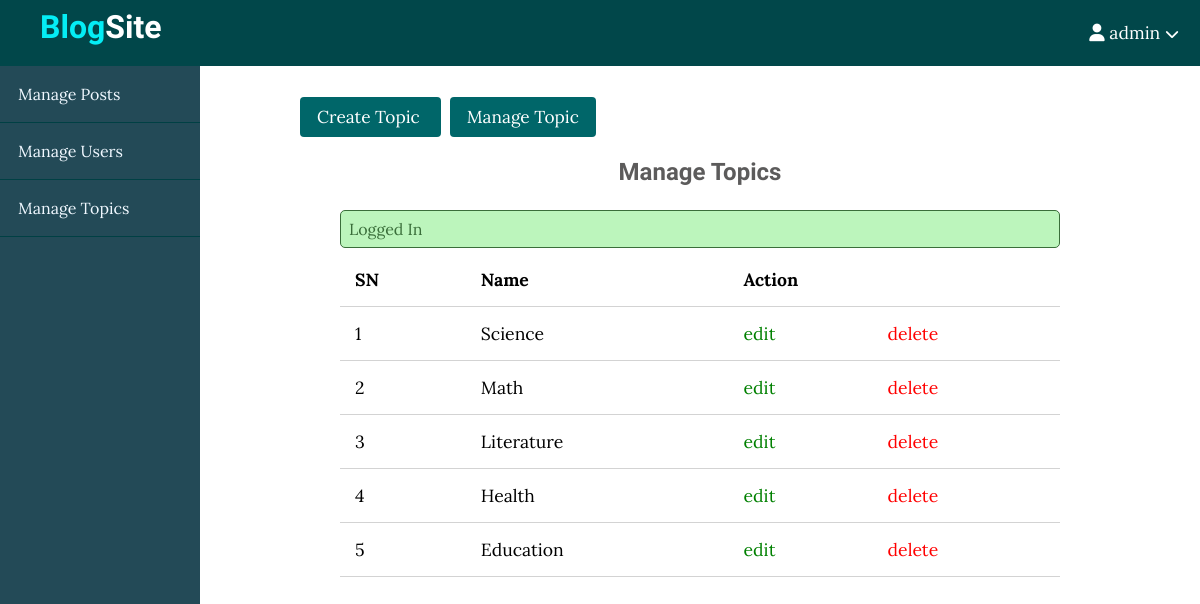
Screenshot of /blog/admin/topics/index.php (signed in) with the database file from the repository.
### tables this page shows
CREATE TABLE `topics` (
  `id` int(11) NOT NULL,
  `name` varchar(100) NOT NULL,
  `description` text NOT NULL
);

### blog/app/controllers/topics.php (called while the page is built, shortened)
<?php
include(ROOT_PATH . "/app/database/db.php");
$table = 'topics';
$topics = selectAll($table);
?>

### blog/app/database/db.php (called while the page is built, shortened)
<?php
require('connect.php');
function selectAll($table, $conditions = []){
    global $conn;
    $sql = "SELECT * FROM $table";
    if(empty($conditions)){
        $stmt = $conn->prepare($sql);
        $stmt->execute();
        $records = $stmt->get_result()->fetch_all(MYSQLI_ASSOC);
        return $records;
    }
}
?>

### blog/admin/topics/index.php (the view, shortened to what this page needs)
<?php include("../../path.php");
    include(ROOT_PATH . "/app/controllers/topics.php" );
?>
<!DOCTYPE html>
<html>
<head>
	<link rel="stylesheet" type="text/css" href="../../assets/css/style.css">
    <link rel="stylesheet" type="text/css" href="../../assets/css/admin.css">
</head>
<body>
    <?php include(ROOT_PATH . "/app/includes/adminHeader.php"); ?>
	<div class="admin-wrapper">
    <?php include(ROOT_PATH . "/app/includes/adminSidebar.php"); ?>
    <div class="admin-content">
        <div class="button-group">
            <a href="create.php" class="btn btn-big"> Create Topic </a>
            <a href="index.php" class="btn btn-big"> Manage Topic </a>
        </div>
        <div class="content">
            <h2 class="page-title">Manage Topics</h2>
            <?php include(ROOT_PATH . "/app/includes/messages.php"); ?>
            <table>
                <thead>
                    <th>SN</th>
                    <th>Name</th>
                    <th colspan = "2">Action</th>
                </thead>
                <tbody>
                    <?php foreach ($topics as $key => $topic): ?>
                               <tr>
                                    <td><?php echo $key + 1; ?></td>
                                    <td><?php echo $topic['name']; ?></td>
                                    <td><a href="edit.php?id=<?php echo $topic['id']; ?>" class="edit">edit</a></td>
                                    <td><a href="index.php?del_id=<?php echo $topic['id']; ?>" class="delete">delete</a></td>
                                </tr>
                    <?php endforeach; ?>
                </tbody>
            </table>
        </div>
    </div>
	</div>
</body>
</html>

### blog/assets/css/style.css (style rules this page uses)
* { box-sizing: border-box; }
html, body { height: 100%; padding: 0px; margin: 0px; background: #ffffff; font-family: 'Lora', serif; }
h1, h2, h3, h4, h5, h6 { font-family: 'Candal', serif; color: #5c5b5b; margin: 5px; }
a { text-decoration: none; color: inherit; }
.btn { padding: .5rem 1rem; background: #006669; color: white; border: 1px solid transparent; border-radius: .25rem; font-size: 1.08em; font-family: 'Lora', serif; }
.content { width: 90%; margin: 30px auto 30px; }

### blog/assets/css/admin.css (style rules this page uses)
.admin-wrapper { display: flex; height: calc(100% - 66px); }
.admin-wrapper .admin-content { flex: 8; height: 100%; padding: 40px 100px 100px; overflow-y: scroll; }
.admin-content .page-title { text-align: center; margin-bottom: 1.5rem; }
table { width: 100%; border-collapse: collapse; font-size: 1.1rem; }
th, td { padding: 15px; text-align: left; border-bottom: 1px solid #d3d3d3; }
.edit { color: green; }
.delete { color: red; }

### rows the page displays
topics: name "Science"
topics: name "Math"
topics: name "Literature"
topics: name "Health"
topics: name "Education"

### other values shown
$_SESSION['username'] "admin"
$_SESSION['message'] "Logged In"
